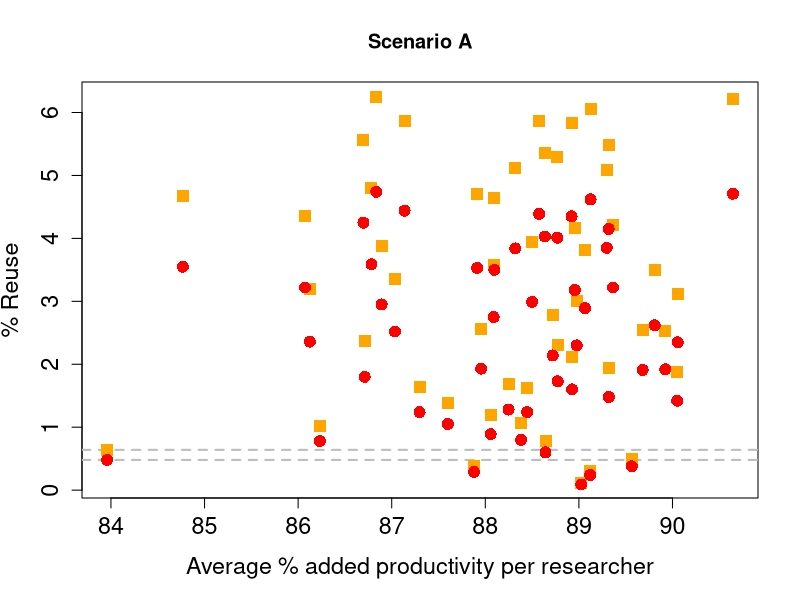
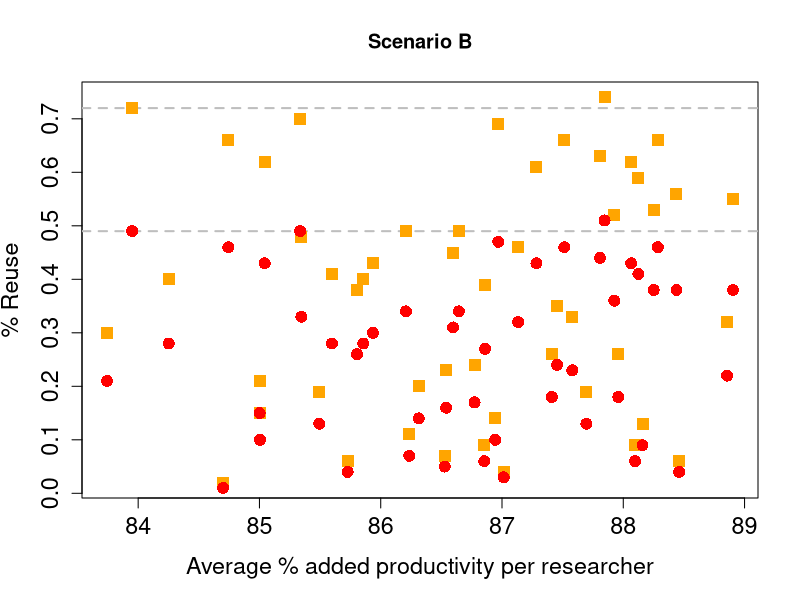
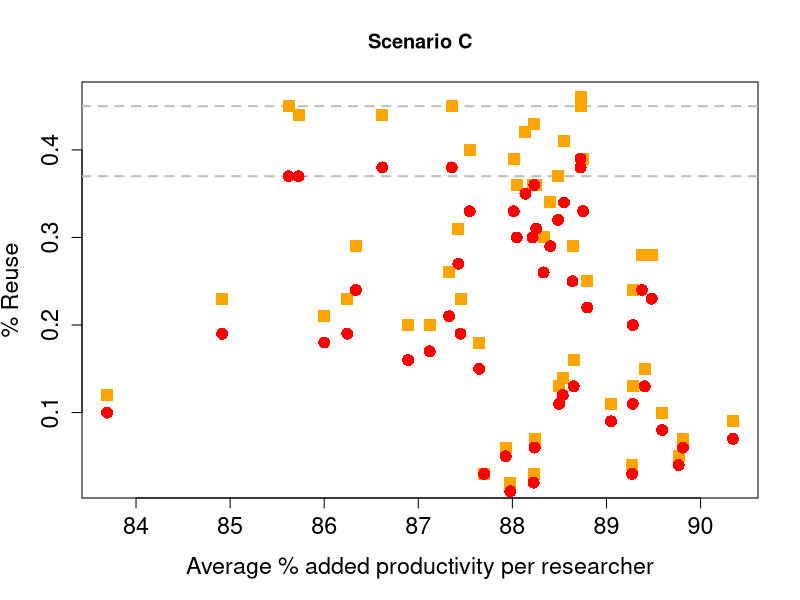
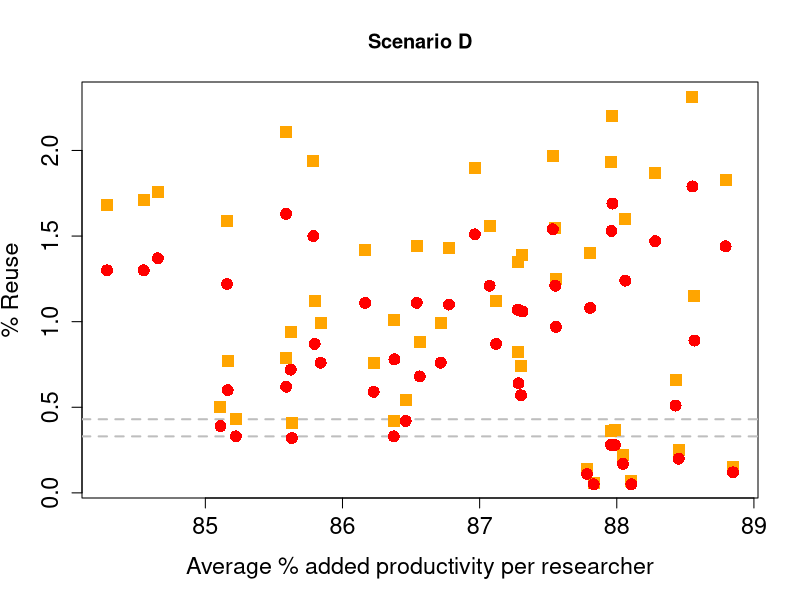

Reproduce these figures in R, in order.
#########################################################
# This is my try on recreating and possibly changing    #
# the base code of the gametheoretic model made by      #
# Tessa Ponk                                            #
#########################################################


# Setuo -------------------------------------------------------------------

library(scales)
library(tidyverse)
library(ggplot2)

# Basic Parameters --------------------------------------------------------

set.seed(71996) # setting the seed in order to make my model reproducible 

N_Total_Researchers <- 10000 # I'll keep the total amount of researchers proposed by T.P.
t_paper <- tibble(t_paper = round(rnorm(10000, 47, 5))) %>% 
  mutate(t_paper, t_pap = t_paper / 365)
t_data <- tibble(t_data = round(rnorm(10000, 73, 7))) %>% 
  mutate(t_data, t_dat = t_data / 365)
t_search <- round(runif(1,0.5,3), digits = 1) # This is not included in the original paper 
# t_search assumes that one spends at least 0.5-3 Days searching for an appripriate Dataset.

#Normally distributed amoubt; i chose the proposed time +/- ten percent
qx <- runif(1,0.1,0.2) #randomized decay rate¨
y_nonShare <- 80 #I'll keep this one constant too, as I do not want to make the model more complex
# I've changed the parameter accoriding to the following statistics: https://ec.europa.eu/info/research-and-innovation/strategy/goals-research-and-innovation-policy/open-science/open-science-monitor/facts-and-figures-open-research-data_en

# Visualize to show that our parameters are normally distributed:

distribution_paper <- ggplot(t_paper, aes(x = t_pap)) +
  geom_bar()

distribution_data <- ggplot(t_data, aes(x = t_dat)) +
  geom_bar()


# Defining the Function ---------------------------------------------------

#time_cost_share <- 15
#time_cost_know <- 15
#correction <- 6.5
#plotmainlabel <- "test"

function_break_even <- function (time_cost_share,time_cost_know,y_nonShare,correction,plotmainlabel)  {

y_share <- 100 - y_nonShare
probability <- c(y_share, y_nonShare)
time_cost_share <- time_cost_share / 365          
time_cost_know <- time_cost_know / 365   
t_search <- t_search / 365 # I need to transform this in order to make it a Fraction / Day

ii<-1             
steps<- 50 #I've not changed this because I do not know how this influences the results     

res_matrix <- matrix(,steps,7)

# This correction is needed so the plots are within the correct range 
# where the break-even point is visible. 
f <- 0.000000000001 / correction        #Tessa Ponk does not explain this variable any further.
# we therefore do not know where she takes these numbers from. I assume that she just
# took a very small number.

for (ii in 1:steps) {  

#The formula below does not work with data-frames. This is why I have to reduce my
#random sample to numeric variables.

  t_paper_var <- as.numeric(summarise(t_paper, t_paper_var = mean(t_pap)))
  t_data_var <- as.numeric(summarise(t_data, t_data_var = mean(t_dat)))
  
  f <- f + 0.0000004 / correction #this makes even less sense to me.
  
  # steady state calculation of pool of available datasets X
  N_sharers <- (y_share/100)*N_Total_Researchers # total sharing researchers
  time_collect <- t_paper_var + time_cost_share + t_data_var  # This line includes my
  #new variable and my randomly generated datset
  time_no_collect <- t_paper_var + time_cost_share + time_cost_know + t_search
  
  Xmb <- (-(qx*time_collect-N_sharers*f)+sqrt((qx*time_collect-N_sharers* f)^2 -
            4*(qx*f*time_no_collect)*-N_sharers))/(2*(qx*f*time_no_collect))

  pap_research <- rexp(N_Total_Researchers, rate=t_paper_var+t_data_var)

  # I've had to use the means of the two tibbles "t_paper" and "t_data" because 
  # the rexp funciton does not work with tibbles

  pub_research <- 1/pap_research
  share <- sample(c(0,1),N_Total_Researchers,replace=TRUE,probability)
  effect_rate_full <- pub_research * runif(10000,0.1,0.2) #The Effect Rate in the official
  #Paper is constant and equal to pub_research. I randomized it
  effect_rate <- squish(effect_rate_full, quantile(effect_rate_full, c(.0001,.999)))

  Rate_List <- data.frame(pap_research, pub_research,share,effect_rate)
  xy <- (1-(1/(1+(f*Xmb))))
  chance_appropriate_set <- lapply(pap_research,rbinom, 1, xy ) #Chance of finding appropriate set
  Rate_List$use_opp <- sapply(chance_appropriate_set, sum)

  #Defining the cost benefits per researcher
  
  Rate_List$benefits<- round(t_data_var*(Rate_List$use_opp/Rate_List$pap_research),3)     # per researcher saved time by reused datasets
  Rate_List$reusecost<-round(time_cost_know*(Rate_List$use_opp/Rate_List$pap_research),3)     # per researcher used time to process datasets for reuse
  Rate_List$cost<-round(time_cost_know*Rate_List$share,3)                  # per researcher cost 
  Rate_List$time<-round((t_paper_var+t_data_var-Rate_List$benefits+Rate_List$cost+Rate_List$reusecost)*(pub_research/(t_paper_var+t_data_var)),3)        # ta+td and costs and benefits. Normalize for speed researcher (Tr to t_a+t_d).
  Rate_List$Publ<-round(1/Rate_List$time,3)                                                              # publications, with costs benefits from reuse and sharing
  Rate_List$impact<-round((Rate_List$Publ),3) # impact with costs benefits from reuse and sharing
  
  
  head(Rate_List)
  summary(Rate_List)
  sum(Rate_List$use_opp)/sum(Rate_List$Publ) 
  
  res_matrix[ii,1]<-round(Xmb,0)
  res_matrix[ii,2]<-sum(Rate_List$use_opp)
  res_matrix[ii,3]<-round((sum(Rate_List$use_opp)/sum(Rate_List$Publ))*100,2) # reuse publications per year 
  res_matrix[ii,4]<-round((sum(Rate_List$use_opp)/Xmb)*100,2) # reuse datasets per year
  res_matrix[ii,5]<-sum(Rate_List$impact-Rate_List$effect_rate)/N_Total_Researchers
  res_matrix[ii,6]<-f
  res_matrix[ii,7]<-((sum(Rate_List$impact-Rate_List$effect_rate)/N_Total_Researchers)/mean(Rate_List$impact))*100
  }

colnames(res_matrix)<-c("totalPool","reuse","%reuse/publ","%reuse/pool","av.imp/res","f_param","%impactincr")

f_approx<-res_matrix[which(abs(res_matrix[,5])==min(abs(res_matrix[,5]))),6]
publperc_approx<-as.numeric(res_matrix[which(abs(res_matrix[,5])==min(abs(res_matrix[,5]))),3])
dataperc_approx<-as.numeric(res_matrix[which(abs(res_matrix[,5])==min(abs(res_matrix[,5]))),4])

perc5_prod <-as.numeric(res_matrix[which(abs(res_matrix[,5])==min(abs(res_matrix[,5]))),7])


plot(res_matrix[,7],res_matrix[,3],pch=15,main=plotmainlabel,cex.axis=1.4,cex.lab=1.4,
     col="orange",xlab="Average % added productivity per researcher",ylab="% Reuse")
abline(h=publperc_approx,col="grey",lty=2,lwd=2)
abline (h=dataperc_approx, col="grey",lty=2, lwd=2)
points(res_matrix[,7],res_matrix[,3],pch=15,col="orange",cex=1.6)
points(res_matrix[,7],res_matrix[,4],pch=16,col="red",cex=1.6)
points(0,dataperc_approx,col="red",cex=4,pch=16)
points(0,publperc_approx,col="orange",cex=4,pch=15)
abline(v=0)

if (plotmainlabel=="Scenario A"){
  legend(-0.4,200/correction,cex=1.6,legend=c("Publication", "Dataset pool"),pch=c(15,16),col=c("orange","red")) 
} # end of if statement

# From the below matrix 'res_matrix' can be read (in approximation because of stochastic results):
# The value for the f parameter at 0 % impactincrease (break-even point)
# The value for the f parameter at 5 % impactincrease 
# The % reuse publications needed at that point
# The % reused datasets needed at that point

#res_matrix

}

function_break_even(time_cost_share = 1,time_cost_know = 1,y_nonShare = 80, correction=10,plotmainlabel="Scenario A")
function_break_even(time_cost_share = 1,time_cost_know = 15,y_nonShare = 80,correction=100,plotmainlabel="Scenario B")
function_break_even(time_cost_share = 15,time_cost_know = 1,y_nonShare = 80,correction=125,plotmainlabel="Scenario C")
function_break_even(time_cost_share = 15,time_cost_know = 15,y_nonShare = 80,correction=30,plotmainlabel="Scenario D")

